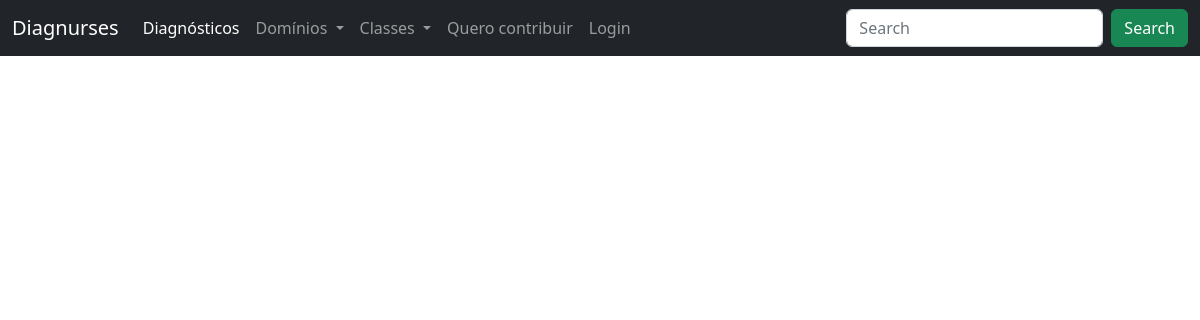
/, run on an earlier commit of the app's database.
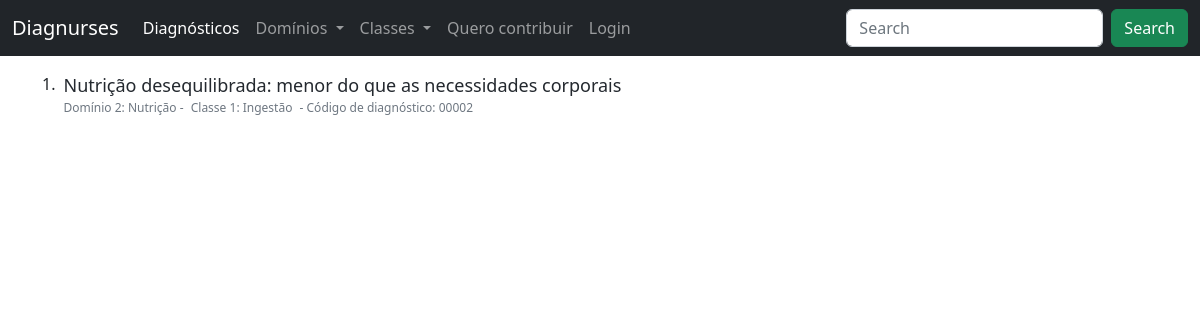
And on a later commit of the database.
### diagnoses/models.py (models this page shows, shortened)
class Diagnoses(models.Model):
    author = models.ForeignKey(User, on_delete=models.SET_NULL, null=True, blank=True)
    diagnosis = models.CharField(max_length=1000)
    diagnosis_code = models.CharField(max_length=300, null=True)
    slug = models.CharField(max_length=1000, null=True, blank=True)
    definition = models.TextField(null=True)
    defining_characteristics = models.TextField(null=True, blank=True)
    related_factors = models.TextField(null=True, blank=True)
    at_risk_population = models.TextField(null=True, blank=True)
    associated_condition = models.TextField(null=True, blank=True)
    nic = models.TextField(null=True, blank=True)
    noc = models.TextField(null=True, blank=True)
    domain = models.ForeignKey(Domains, on_delete=models.SET_NULL, null=True)
    classe = models.ForeignKey(Classes, on_delete=models.SET_NULL, null=True)
    created_at = models.DateTimeField(auto_now_add=True, null=True)
    STATUS = (
        ('Pending', 'Pending'),
        ('Approved','Approved')
    )
    accepted = models.CharField(max_length=200, null=True, choices=STATUS, default='Pending')

class Domains(models.Model):
    name = models.CharField(max_length=300)
    slug = models.SlugField(null=True, blank=True)
    number = models.IntegerField(null=True)
    created_at = models.DateTimeField(auto_now_add=True, null=True)

class Classes(models.Model):
    name = models.CharField(max_length=300)
    slug = models.SlugField(null=True, blank=True)
    number = models.IntegerField(null=True, blank=True)
    created_at = models.DateTimeField(auto_now_add=True, null=True)
    def __str__(self):
        return self.name

### diagnoses/views.py (the view)
# urls.py: path('', views.DiagnosesListView.as_view(), name='diagnoses-list'),
class DiagnosesListView(ListView):
    model: Diagnoses
    queryset = Diagnoses.objects.filter(accepted="Approved")
    context_object_name: 'diagnoses_list'

### diagnoses/context_processors.py (called while the page is built)
def nav_obj(request):
    return {
        'nav_obj_pending': Diagnoses.objects.filter(accepted='Pending'),
        'nav_domains': Domains.objects.all(),
        'nav_classes': Classes.objects.all()
        }

### diagnoses/templates/diagnoses/diagnoses_list.html (shortened to what this page needs)
{% extends 'diagnoses/layout.html' %}
{% block content %}
<main class="">
    <div class="container">
        {% for diagnosis in diagnoses_list %}
        <div class="d-flex my-3">
            <div class="" style="font-weight: 500;">
                <span>{{forloop.counter}}.</span>
            </div>
            <article class="mx-2">
                <div>
                    <a class="fw-500" href="{% url 'diagnosis-detail' diagnosis.slug %}" style="text-decoration: none; color: rgb(36, 41, 47); font-weight: 500; font-size: 18px; line-height: 1.5;">
                        {{ diagnosis.diagnosis }}
                    </a>
                </div>
                <div class="" style="font-size: 12px; color: rgb(110, 119, 129)">
                    <span class="mr-1">Domínio {{diagnosis.domain.number}}: {{diagnosis.domain.name}}</span> - <span class="mx-1">Classe {{diagnosis.classe.number}}: {{diagnosis.classe}} </span> - <span class="ml-1">Código de diagnóstico: {{ diagnosis.diagnosis_code }}</span>
                </div>
            </article>
        </div>
        {% endfor%}
    </div>
{% endblock %}

What changed in the data, as far as the page shows it:
added Diagnoses: diagnosis "Nutrição desequilibrada: menor do que as necessidades corporais", domain.number "2", domain.name "Nutrição", classe.number "1", classe "Ingestão", diagnosis_code "00002"
